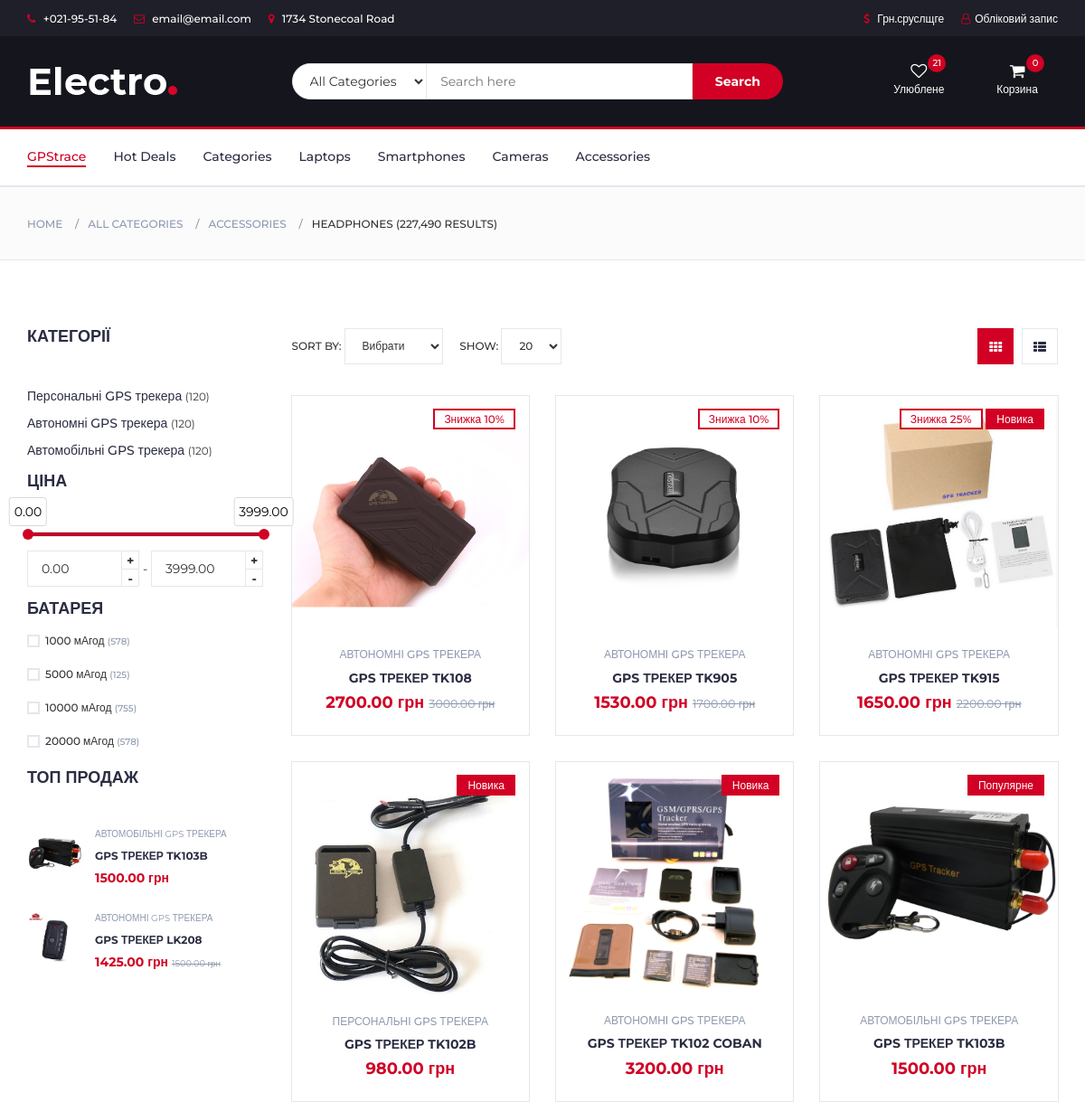
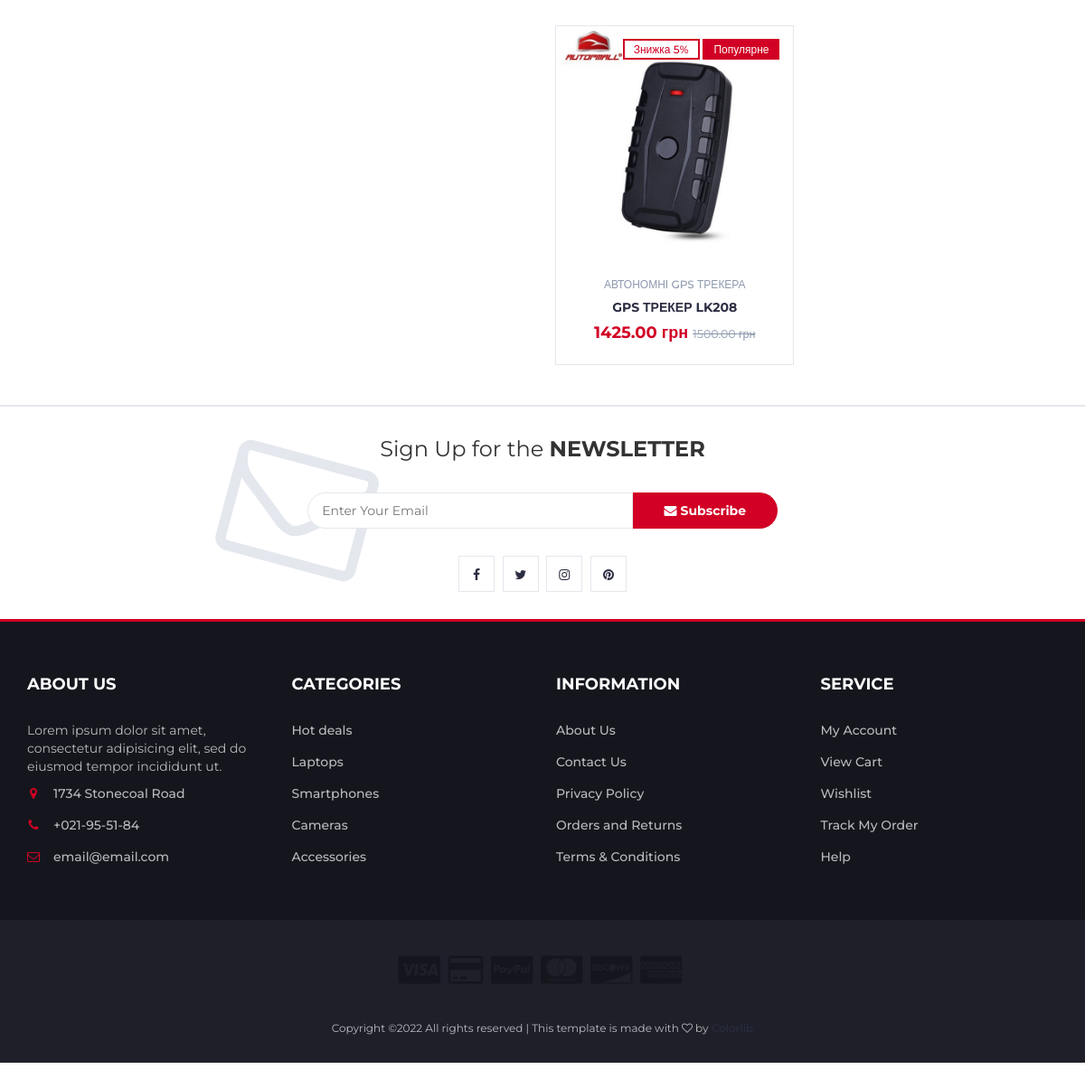
The page / on the database its author committed (2 pictures, top to bottom).
### store/models.py (models this page shows, shortened)
class Category(models.Model):
    name = models.CharField(max_length=100, db_index=True, verbose_name='Категорія')
    slug = models.SlugField(max_length=255, unique=True, db_index=True, verbose_name='URL', null=True)
    def __str__(self):
        return self.name
    def get_absolute_url(self):
        return reverse('category', kwargs={'cat_slug': self.slug})

class Item(models.Model):
    title = models.CharField(max_length=100, null=True, verbose_name='Назва товару')
    slug = models.SlugField(max_length=100, unique=True, db_index=True, null=True)
    photo = models.ImageField(upload_to='img', null=True)
    price = models.DecimalField(max_digits=7, decimal_places=2, blank=True, null=True, verbose_name='Ціна товару')
    discount = models.DecimalField(max_digits=7, decimal_places=2, blank=True, null=True, verbose_name='Знижка у %')
    description = models.TextField(max_length=5000, null=True, blank=True, verbose_name='Опис')
    label = models.CharField(choices=LABEL_CHOICES, max_length=20, null=True, blank=True, verbose_name='Акційна мітка')
    battery = models.CharField(choices=BATTERY_CHOICES, max_length=20, null=True, blank=True,
                               verbose_name='Ємність акумуляторної батареї')
    cat = models.ForeignKey('Category', on_delete=models.PROTECT, null=True)
    quantity = models.IntegerField(default=1)
    def __str__(self):
        return self.title
    def get_absolute_url(self):
        return reverse('itemv', kwargs={'item_slug': self.slug})
    def discount_price_calculation(self):
        self.discount_price = self.price - (self.price * (self.discount / 100))
        return self.discount_price

### store/views.py (the view, shortened to what this page needs)
# urls.py: path('', HomeView.as_view(), name='home'),
class HomeView(ListView):
    model = Item
    template_name = "store/items.html"
    context_object_name = 'items'
    def get_queryset(self):
        if '1000' in self.request.GET:
            return Item.objects.filter(battery='1000 мАгод')
        elif '5000' in self.request.GET:
            return Item.objects.filter(battery='5000 мАгод')
        elif '10000' in self.request.GET:
            return Item.objects.filter(battery='10000 мАгод')
        elif '20000' in self.request.GET:
            return Item.objects.filter(battery='20000 мАгод')
        else:
            if 'pricerange' in self.request.GET:
                price_range = self.request.GET['pricerange']
                f = price_range.split(',')
                price_min = float(f[0])
                price_max = float(f[1])
                return Item.objects.filter(price__lte=price_max, price__gte=price_min)
        if 'dropdown' in self.request.GET:
            filter = self.request.GET['dropdown']
        else:
            return Item.objects.all()

### store/templatetags/store_tags.py (called while the page is built)
@register.inclusion_tag('store/list_categories.html')
def get_categories():
    cats = Category.objects.all()
    return {'cats': cats}

@register.filter
def cart_item_count(user):
    if user.is_authenticated:
        qs = Order.objects.filter(user=user, ordered=False)
        if qs.exists():
            return qs[0].items.count()
    return 0

### store/templates/store/items.html (shortened to what this page needs)
{% extends 'store/store.html' %}

### store/templates/store/store.html (shortened to what this page needs)
<!DOCTYPE html>
{% load static %}
{% load store_tags %}
<html lang="en">
	<head>
 		<link type="text/css" rel="stylesheet" href="{% static 'css/bootstrap.min.css' %}"/>
 		<link type="text/css" rel="stylesheet" href="{% static 'css/slick.css' %}"/>
 		<link type="text/css" rel="stylesheet" href="{% static 'css/slick-theme.css' %}"/>
 		<link type="text/css" rel="stylesheet" href="{% static 'css/nouislider.min.css' %}"/>
 		<link rel="stylesheet" href="{% static 'css/font-awesome.min.css' %}">
 		<link type="text/css" rel="stylesheet" href="{% static 'css/style.css' %}"/>
    </head>
{% include "store/navbar.html" %}
<div id="breadcrumb" class="section">
    <div class="container">
        <div class="row">
            <div class="col-md-12">
                <ul class="breadcrumb-tree">
                    <li><a href="#">Home</a></li>
                    <li><a href="#">All Categories</a></li>
                    <li><a href="#">Accessories</a></li>
                    <li class="active">Headphones (227,490 Results)</li>
                </ul>
            </div>
        </div>
    </div>
</div>
<div class="section">
    <div class="container">
        <div class="row">
            <div id="aside" class="col-md-3">
                <div class="aside">
                    <h3 class="aside-title">Категорії</h3>
                    <div class="checkbox-filter">
                        {% get_categories %}
                    </div>
                </div>
                <form action="#" id="form">
                    <div class="aside">
                        <h3 class="aside-title">Ціна</h3>
                        <div class="price-filter">
                            <div id="price-slider"></div>
                            <div class="input-number price-min">
                                <input id="price-min" type="number" name="min">
                                <span class="qty-up">+</span>
                                <span class="qty-down">-</span>
                            </div>
                            <span>-</span>
                            <div class="input-number price-max">
                                <input id="price-max" type="number" name="max">
                                <span class="qty-up">+</span>
                                <span class="qty-down">-</span>
                            </div>
                        </div>
                    </div>
                </form>
                <form action="">
                    <div class="aside">
                        <h3 class="aside-titlebut">Батарея</h3>
                        <div class="checkbox-filter">
                            <div class="input-checkbox">
                                <label for="brand-1">
                                    <span></span>
                                    1000 мАгод
                                    <small>(578)</small>
                                </label>
                            </div>
                            <div class="input-checkbox">
                                <label for="brand-2">
                                    <span></span>
                                    5000 мАгод
                                    <small>(125)</small>
                                </label>
                            </div>
                            <div class="input-checkbox">
                                <label for="brand-3">
                                    <span></span>
                                    10000 мАгод
                                    <small>(755)</small>
                                </label>
                            </div>
                            <div class="input-checkbox">
                                <label for="brand-4">
                                    <span></span>
                                    20000 мАгод
                                    <small>(578)</small>
                                </label>
                            </div>
                        </div>
                    </div>
                </form>
                <div class="aside">
                    <h3 class="aside-title">Топ продаж</h3>
                    {% for item in items%}
                    {% if item.label == "Популярне" %}
                    <div class="product-widget">
                        <div class="product-img">
                            <img src="{{ item.photo.url }}" alt="">
                        </div>
                        <div class="product-body">
                            <p class="product-category">{{item.cat}}</p>
                            <h3 class="product-name"><a href="{{item.get_absolute_url}}">{{item}}</a></h3>
                            {% if item.discount %}
                            <h4 class="product-price">{{item.discount_price_calculation | floatformat:2}} грн
                                <del class="product-old-price">{{item.price}} грн</del>
                            </h4>
                            {% else %}
                            <h4 class="product-price">{{item.price}} грн </h4>
                            {% endif %}
                        </div>
                    </div>
                    {% endif %}
                    {% endfor%}
                </div>
            </div>
            <div id="store" class="col-md-9">
                <form action="#">
                    <div class="store-filter clearfix">
                        <div class="store-sort">
                            <label>
                                Sort By:
                                <select class="input-select" name="dropdown" onchange="javascript:
									if(this.value != '0') this.form.submit();">
                                    <option value="" selected hidden>Вибрати</option>
                                </select>
                            </label>
                            <label>
                                Show:
                                <select class="input-select">
                                    <option value="0">20</option>
                                </select>
                            </label>
                        </div>
                        <ul class="store-grid">
                            <li class="active"><i class="fa fa-th"></i></li>
                            <li><a href="www.google.com"><i class="fa fa-th-list"></i></a></li>
                        </ul>
                    </div>
                </form>
                                <div class="row">
                                    {% for item in items %}
                                    <div class="col-md-4 col-xs-6">
                                        <a href="{{item.get_absolute_url}}">
                                            <div class="product">
                                                <div class="product-img">
                                                    {% if item.photo %}
                                                    <img src="{{ item.photo.url }}" alt="">
                                                    {% endif %}
                                                    <div class="product-label">
                                                        {% if item.discount %}
                                                        <span class="sale">Знижка {{item.discount | floatformat:0}}%</span>
                                                        {% endif %}
                                                        {% if item.label %}
                                                        <span class="new">{{item.label}}</span>
                                                        {% endif %}
                                                    </div>
                                                </div>
                                                <div class="product-body">
                                                    <p class="product-category">{{item.cat}}</p>
                                                    <h3 class="product-name"><a href='{{item.get_absolute_url}}'>{{item.title}}</a></h3>
                                                    {% if item.discount %}
                                                    <h4 class="product-price">{{item.discount_price_calculation | floatformat:2}} грн
                                                        <del class="product-old-price">{{item.price}} грн</del>
                                                    </h4>
                                                    {% else %}
                                                    <h4 class="product-price">{{item.price}} грн </h4>
                                                    {% endif %}
                                                </div>
                                                <div class="add-to-cart">
                                                    <button class="add-to-cart-btn"> add to cart
                                                    </button>
                                                </div>
                                            </div>
                                    </div>
                                    {% endfor %}
                                </div>
            </div>
        </div>
    </div>
{% include "store/footer.html" %}
</div>
</html>

### store/templates/store/list_categories.html (shortened to what this page needs)
    {% for c in cats %}
	<div class="input-checkbox">
		<lp><a href="{{c.get_absolute_url}}">{{c.name}}</a></lp>
		<small>(120)</small>
	</div>
    {% endfor %}

### rows shown on the page
Category: name "Персональні GPS трекера"
Category: name "Автономні GPS трекера"
Category: name "Автомобільні GPS трекера"
Item: photo (picture), cat "АВТОМОБІЛЬНІ GPS ТРЕКЕРА", title "GPS ТРЕКЕР TK103B", price "1500.00", label "Популярне"
Item: photo (picture), cat "АВТОНОМНІ GPS ТРЕКЕРА", title "GPS ТРЕКЕР LK208", discount_price_calculation "1425.00", price "1500.00", discount "5", label "Популярне"
Item: photo (picture), discount "10", cat "АВТОНОМНІ GPS ТРЕКЕРА", title "GPS ТРЕКЕР TK108", discount_price_calculation "2700.00", price "3000.00"
Item: photo (picture), discount "10", cat "АВТОНОМНІ GPS ТРЕКЕРА", title "GPS ТРЕКЕР TK905", discount_price_calculation "1530.00", price "1700.00"
Item: photo (picture), discount "25", label "Новика", cat "АВТОНОМНІ GPS ТРЕКЕРА", title "GPS ТРЕКЕР TK915", discount_price_calculation "1650.00", price "2200.00"
Item: photo (picture), label "Новика", cat "ПЕРСОНАЛЬНІ GPS ТРЕКЕРА", title "GPS ТРЕКЕР TK102B", price "980.00"
Item: photo (picture), label "Новика", cat "АВТОНОМНІ GPS ТРЕКЕРА", title "GPS ТРЕКЕР TK102 COBAN", price "3200.00"

### other values the page prints
{{ request.user|cart_item_count }} "0"
